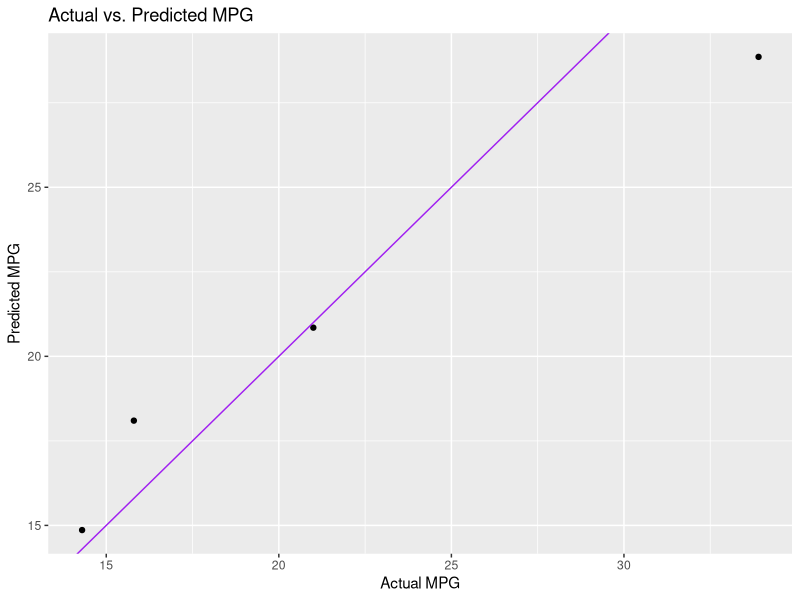

Reproduce this figure in R.

#Author: Pengcheng Xiong


#Email:esteldarwin@mail.ustc.edu.cn


#Description:主要关于如何使用caret进行模型构建等

library(caret)
library(randomForest)
library(ggplot2)

#加载数据并定义包含mtcars数据集的数据框,查看数据结构特征
data(mtcars)   
df <- mtcars   
str(df)
head(df)


sum(is.na(mtcars))

sum(is.na(mpg))

# 数据测试与训练
set.seed(123)
trainIndex <- createDataPartition(mtcars$mpg, p = 0.8, list = FALSE)
trainData <- mtcars[trainIndex, ]
testData <- mtcars[-trainIndex, ]


# 随机森林模型
model <- train(
  mpg ~ .,
  data = trainData,
  method = "rf",
  trControl = trainControl(method = "cv"),
  tuneLength = 3
)

print(model)

# 评估模型效果
predictions <- predict(model, testData)
rmse <- RMSE(predictions, testData$mpg)
r_squared <- R2(predictions, testData$mpg)

cat("RMSE: ", rmse, "\n")
cat("R-squared: ", r_squared, "\n")

ggplot(data = testData, aes(x = mpg, y = predictions)) +
  geom_point() +
  geom_abline(color = "purple") +
  labs(x = "Actual MPG", y = "Predicted MPG", title = "Actual vs. Predicted MPG")


varImp(model)
summary(model)
